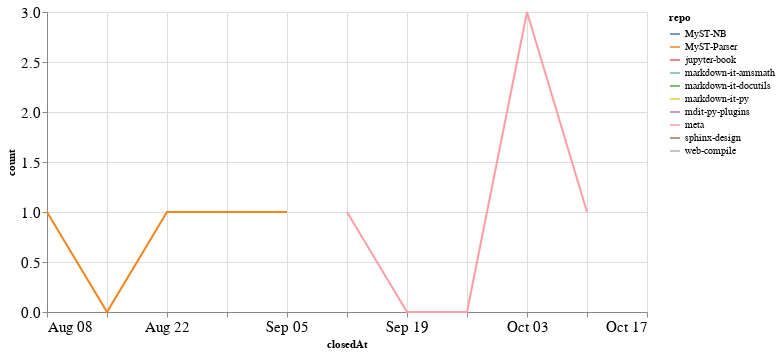

The cell this chart's notebook holds for it:
### Code cell
closed_by_time = closed_by.groupby('repo').resample('W', on='closedAt').count()['author'].reset_index()
closed_by_time = closed_by_time.rename(columns={'author': 'count'})

alt.Chart(closed_by_time, width=600).mark_line().encode(
    x='closedAt',
    y='count',
    color='repo',
    tooltip="repo"
)

### Figure 1 — Vega-Lite specification as saved in the notebook (floating-point values rounded to 4 significant figures)
{"config": {"axisLeft": {"labelFontSize": 15}, "axisBottom": {"labelFontSize": 15}}, "data": {"name": "data-bcab8af35e769425b6841a2fe904fe00"}, "mark": "line", "encoding": {"color": {"type": "nominal", "field": "repo"}, "tooltip": {"type": "nominal", "field": "repo"}, "x": {"type": "temporal", "field": "closedAt"}, "y": {"type": "quantitative", "field": "count"}}, "width": 600, "$schema": "https://vega.github.io/schema/vega-lite/v4.8.1.json", "datasets": {"data-bcab8af35e769425b6841a2fe904fe00": [{"repo": "MyST-NB", "closedAt": "2021-10-03T00:00:00", "count": 2}, {"repo": "MyST-Parser", "closedAt": "2021-08-08T00:00:00", "count": 1}, {"repo": "MyST-Parser", "closedAt": "2021-08-15T00:00:00", "count": 0}, {"repo": "MyST-Parser", "closedAt": "2021-08-22T00:00:00", "count": 1}, {"repo": "MyST-Parser", "closedAt": "2021-08-29T00:00:00", "count": 1}, {"repo": "MyST-Parser", "closedAt": "2021-09-05T00:00:00", "count": 1}, {"repo": "jupyter-book", "closedAt": "2021-10-10T00:00:00", "count": 1}, {"repo": "markdown-it-amsmath", "closedAt": "2021-09-12T00:00:00", "count": 2}, {"repo": "markdown-it-docutils", "closedAt": "2021-09-12T00:00:00", "count": 1}, {"repo": "markdown-it-py", "closedAt": "2021-09-12T00:00:00", "count": 1}, {"repo": "mdit-py-plugins", "closedAt": "2021-09-12T00:00:00", "count": 1}, {"repo": "meta", "closedAt": "2021-09-12T00:00:00", "count": 1}, {"repo": "meta", "closedAt": "2021-09-19T00:00:00", "count": 0}, {"repo": "meta", "closedAt": "2021-09-26T00:00:00", "count": 0}, {"repo": "meta", "closedAt": "2021-10-03T00:00:00", "count": 3}, {"repo": "meta", "closedAt": "2021-10-10T00:00:00", "count": 1}, {"repo": "sphinx-design", "closedAt": "2021-10-17T00:00:00", "count": 1}, {"repo": "web-compile", "closedAt": "2021-09-26T00:00:00", "count": 2}]}}
